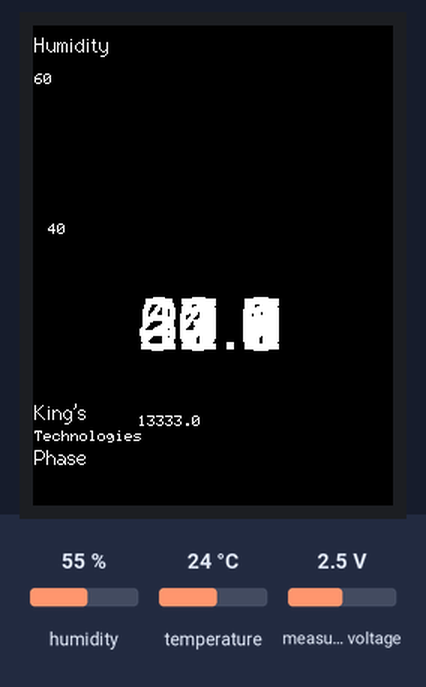
A program run on a simulated ESP32. Parts: 240×320 colour display. The inputs (shaded band) are chosen by the test bench; at power-on: humidity 55 %, measured voltage 2.5 V, temperature 24 °C.

Above: at 1.4 s.
1.5 s: humidity set to 22 %
At 2.4 s:
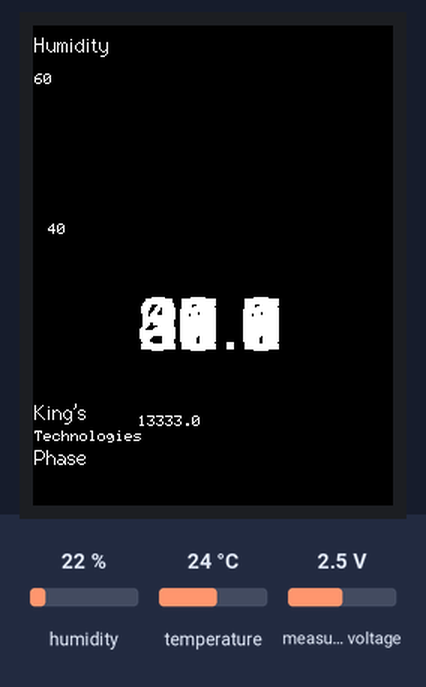
3.0 s: measured voltage set to 0.1 V
4.5 s: humidity set to 68 %
At 6.07 s:
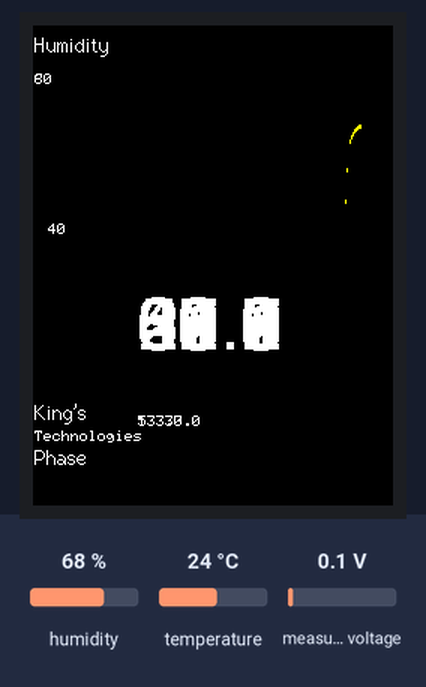
6.4 s: humidity set to 59 %
At 7.04 s:
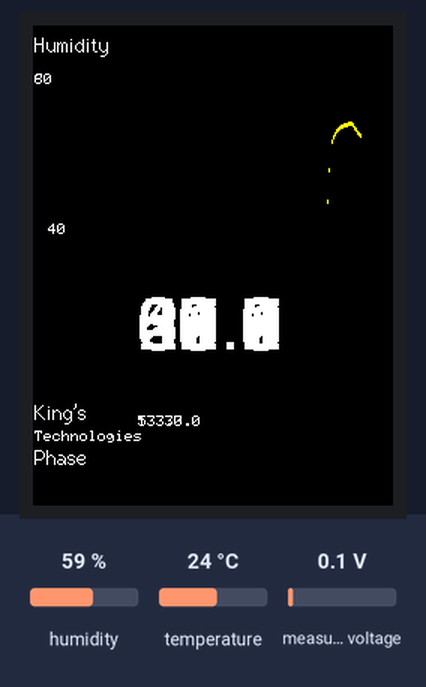
8.0 s: measured voltage set to 1.2 V
At 8.34 s:
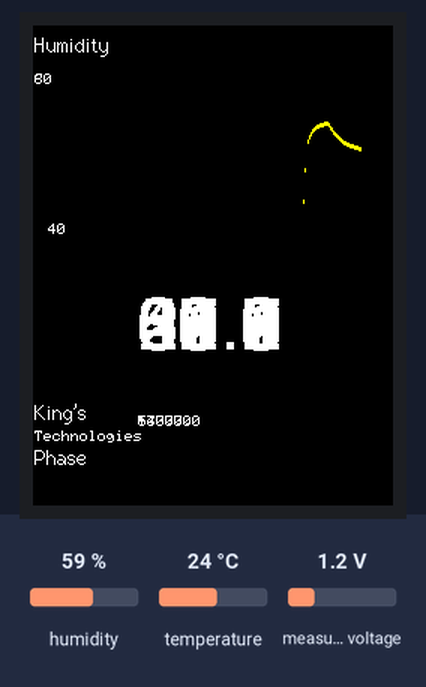
9.6 s: measured voltage set to 3.8 V
Timing chart, 0 to 12.2 s (numbered marks = the images above; inputs shaded):
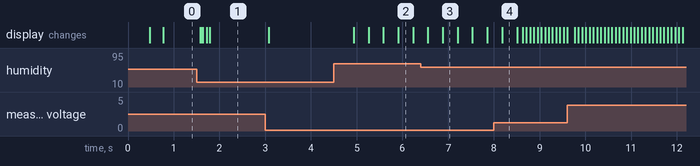

The program:

main.cpp
```cpp
#include <Arduino.h>
#include "uFire_SHT20.h"
uFire_SHT20 sht20;
#include <SimpleKalmanFilter.h>
#include "Wire.h"
#include <TFT_eSPI.h>
#include <Adafruit_ADS1X15.h>

Adafruit_ADS1115 ads;
/** TFT_eSPI class for display */
TFT_eSPI tft = TFT_eSPI();
/** Sprite needed for graph scrolling */
TFT_eSprite graph1 = TFT_eSprite(&tft);
/** Sprite needed for graph scrolling */
// TFT_eSprite graph2 = TFT_eSprite(&tft);
/** Value for graph1 */
// int graph1Val = 1;
/** Value for graph2 */
// int graph2Val = 1;
SimpleKalmanFilter kf = SimpleKalmanFilter(0.5, 0.5, 0.01);

// #define FRAME_TOPX    5
// #define FRAME_TOPY    25
// #define FRAME_WIDTH   230
// #define FRAME_HEIGHT  110
float HighY = 60;
float LowY = 40;

void setup() {
  Wire.begin();
  sht20.begin();
  tft.init();
  tft.fillScreen(TFT_BLACK);
  graph1.createSprite(200, 100);
  if (!ads.begin()) {
    Serial.println("Failed to initialize ADS.");
    while (1);
  }
  // tft.fillRect(FRAME_TOPX-1, FRAME_TOPY-1,
  //                 FRAME_WIDTH+2, FRAME_HEIGHT+2, TFT_WHITE);
  // tft.fillRect(FRAME_TOPX, FRAME_TOPY,
  //                 FRAME_WIDTH, FRAME_HEIGHT, TFT_RED);


  //graph1.fillSprite(TFT_BLACK); // Optional, filled black by default
  //graph1.setScrollRect(0,0,200,100,TFT_); // Optional as these are defaults on creation of sprite

  //graph2.createSprite(128, 64);
  //graph2.fillSprite(TFT_BLACK); // Optional, filled black by default
  //graph2.setScrollRect(0, 0, 128, 64, TFT_BLACK); // Optional as these are defaults on creation of sprite

}

void loop() {
  float T = millis();
  float H = sht20.humidity();
  float F = kf.updateEstimate(H);
  float adc0 = ads.readADC_SingleEnded(0);
  // float adc1 = ads.readADC_SingleEnded(1);
  // float adc2 = ads.readADC_SingleEnded(2);
  // float adc3 = ads.readADC_SingleEnded(3);


  if(T>2000){


    if(F>HighY){

      // LowY = LowY +20;
      // if(F<HighY){

      graph1.scroll(-1,50);
      HighY = HighY +20;
      // LowY = LowY +20;
    }
    else{
        graph1.drawFastVLine(199,100-100*((F-LowY)/(HighY-LowY)),3,TFT_YELLOW);
        graph1.scroll(-1);
      }
    if(HighY == 80 && F<60){

        graph1.scroll(-1,-50);
        HighY = HighY -20;

    }

      // LowY = LowY +20;
      // if(F<HighY){


      // }

    graph1.pushSprite(20, 32);
     // Move sprite content 1 pixel left. Default dy is 0

  // graph2.scroll(1); // Move sprite content 1 pixel right. Default dy is 0
  // graph2.drawFastVLine(0,64-graph2Val,graph2Val,TFT_RED);

  }
  tft.drawString("Humidity",1, 5,2);
  tft.drawFloat(float(HighY),0,1, 32,1);
  tft.drawFloat(float(LowY),0,10, 132,1);
  // graph2.pushSprite(0, 96);
  tft.drawFloat(float(F), 1, 70, 180, 6);
  tft.drawFloat(float(adc0), 1, 70, 260, 1);


  tft.drawString("King's ",1, 250,2);
  tft.drawString("Technologies",1,270,1);
  tft.drawString("Phase",1,280,2);


  //graph1Val++;
  // graph2Val++;
  //if (graph1Val == 65) graph1Val = 1;
  // if (graph2Val == 65) graph2Val = 1;

}
```

Measured:
- after the input at 4.5 s, the display: first changes after 0.43 s (image 2 shows a later state)
